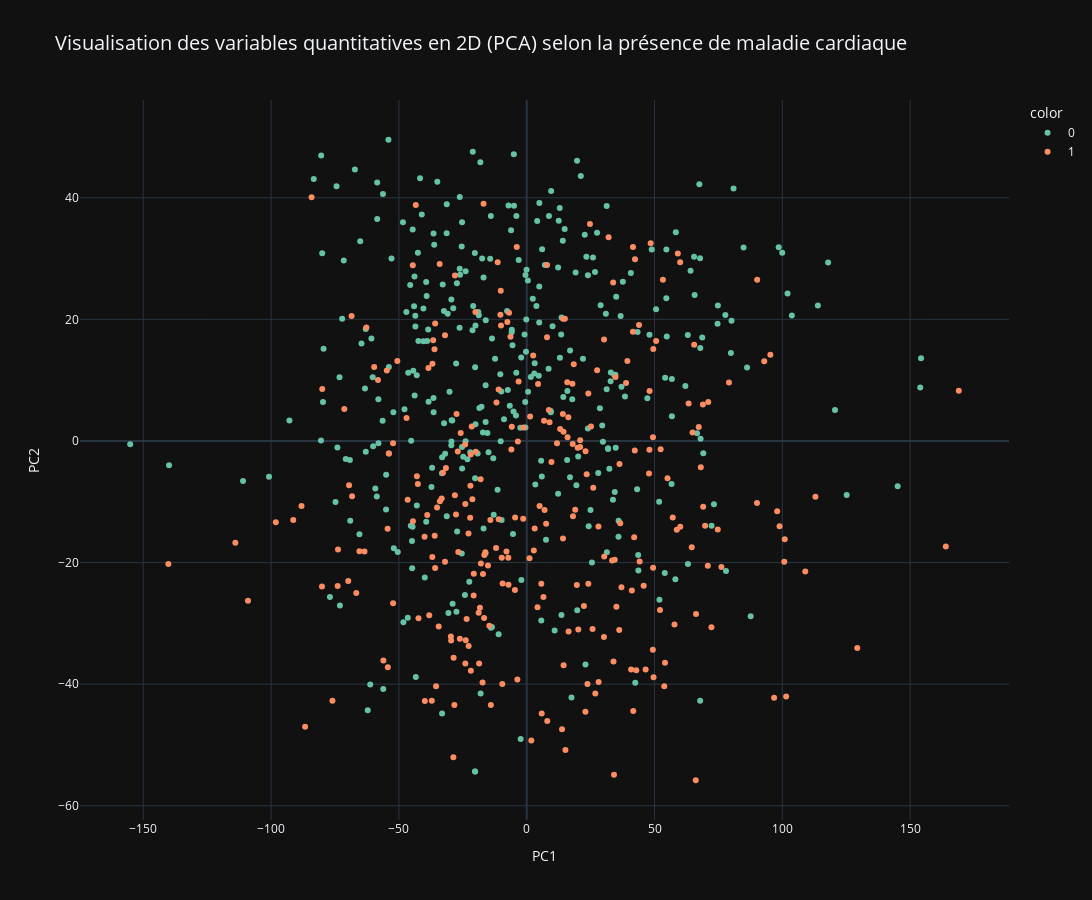

Source (notebook cell):
### Code cell
# Visualisation des variables quantitatives en fonction de la présence ou non de maladie cardiaque
fig = px.scatter(
    df_pca_quant,
    x="PC1", y="PC2",
    color=df_pca_quant["HeartDisease"].astype(str),
    title="Visualisation des variables quantitatives en 2D (PCA) selon la présence de maladie cardiaque",
    template="plotly_dark",
    color_discrete_sequence=px.colors.qualitative.Set2
)
fig.update_layout(
    height=900,
    width=1300,
    title_font_size=20
)
fig.show()

### Figure 1 — Plotly figure (JSON) as saved in the notebook; plotly's stock layout.template omitted (floating-point values rounded to 4 significant figures; data arrays with more than 128 entries replaced by an {"elided": "..."} marker saying what was removed)
{"data": [{"hovertemplate": "color=0<br>PC1=%{x}<br>PC2=%{y}<extra></extra>", "legendgroup": "0", "marker": {"color": "rgb(102,194,165)", "symbol": "circle"}, "mode": "markers", "name": "0", "orientation": "v", "showlegend": true, "x": {"elided": "348 float values"}, "xaxis": "x", "y": {"elided": "348 float values"}, "yaxis": "y", "type": "scatter"}, {"hovertemplate": "color=1<br>PC1=%{x}<br>PC2=%{y}<extra></extra>", "legendgroup": "1", "marker": {"color": "rgb(252,141,98)", "symbol": "circle"}, "mode": "markers", "name": "1", "orientation": "v", "showlegend": true, "x": {"elided": "280 float values"}, "xaxis": "x", "y": {"elided": "280 float values"}, "yaxis": "y", "type": "scatter"}], "layout": {"xaxis": {"anchor": "y", "domain": [0.0, 1.0], "title": {"text": "PC1"}}, "yaxis": {"anchor": "x", "domain": [0.0, 1.0], "title": {"text": "PC2"}}, "legend": {"title": {"text": "color"}, "tracegroupgap": 0}, "title": {"text": "Visualisation des variables quantitatives en 2D (PCA) selon la présence de maladie cardiaque", "font": {"size": 20}}, "height": 900, "width": 1300}}
